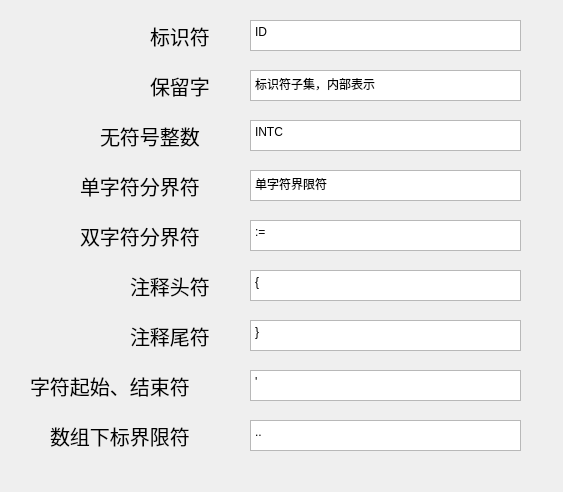
<?xml version="1.0" encoding="UTF-8"?>
<ui version="4.0">
 <class>dancifenlei</class>
 <widget class="QWidget" name="dancifenlei">
  <property name="geometry">
   <rect>
    <x>0</x>
    <y>0</y>
    <width>563</width>
    <height>492</height>
   </rect>
  </property>
  <property name="windowTitle">
   <string>Form</string>
  </property>
  <property name="windowIcon">
   <iconset>
    <normaloff>../picture/mylogo2.ico</normaloff>../picture/mylogo2.ico</iconset>
  </property>
  <widget class="QTextBrowser" name="textBrowser">
   <property name="geometry">
    <rect>
     <x>250</x>
     <y>20</y>
     <width>271</width>
     <height>31</height>
    </rect>
   </property>
   <property name="html">
    <string>&lt;!DOCTYPE HTML PUBLIC &quot;-//W3C//DTD HTML 4.0//EN&quot; &quot;http://www.w3.org/TR/REC-html40/strict.dtd&quot;&gt;
&lt;html&gt;&lt;head&gt;&lt;meta name=&quot;qrichtext&quot; content=&quot;1&quot; /&gt;&lt;style type=&quot;text/css&quot;&gt;
p, li { white-space: pre-wrap; }
&lt;/style&gt;&lt;/head&gt;&lt;body style=&quot; font-family:'SimSun'; font-size:9pt; font-weight:400; font-style:normal;&quot;&gt;
&lt;p style=&quot; margin-top:0px; margin-bottom:0px; margin-left:0px; margin-right:0px; -qt-block-indent:0; text-indent:0px;&quot;&gt;ID&lt;/p&gt;&lt;/body&gt;&lt;/html&gt;</string>
   </property>
  </widget>
  <widget class="QLabel" name="label">
   <property name="geometry">
    <rect>
     <x>150</x>
     <y>20</y>
     <width>81</width>
     <height>31</height>
    </rect>
   </property>
   <property name="font">
    <font>
     <pointsize>15</pointsize>
    </font>
   </property>
   <property name="text">
    <string>标识符</string>
   </property>
  </widget>
  <widget class="QLabel" name="label_2">
   <property name="geometry">
    <rect>
     <x>150</x>
     <y>70</y>
     <width>81</width>
     <height>31</height>
    </rect>
   </property>
   <property name="font">
    <font>
     <pointsize>15</pointsize>
    </font>
   </property>
   <property name="text">
    <string>保留字</string>
   </property>
  </widget>
  <widget class="QTextBrowser" name="textBrowser_2">
   <property name="geometry">
    <rect>
     <x>250</x>
     <y>70</y>
     <width>271</width>
     <height>31</height>
    </rect>
   </property>
   <property name="html">
    <string>&lt;!DOCTYPE HTML PUBLIC &quot;-//W3C//DTD HTML 4.0//EN&quot; &quot;http://www.w3.org/TR/REC-html40/strict.dtd&quot;&gt;
&lt;html&gt;&lt;head&gt;&lt;meta name=&quot;qrichtext&quot; content=&quot;1&quot; /&gt;&lt;style type=&quot;text/css&quot;&gt;
p, li { white-space: pre-wrap; }
&lt;/style&gt;&lt;/head&gt;&lt;body style=&quot; font-family:'SimSun'; font-size:9pt; font-weight:400; font-style:normal;&quot;&gt;
&lt;p style=&quot; margin-top:0px; margin-bottom:0px; margin-left:0px; margin-right:0px; -qt-block-indent:0; text-indent:0px;&quot;&gt;标识符子集，内部表示&lt;/p&gt;&lt;/body&gt;&lt;/html&gt;</string>
   </property>
  </widget>
  <widget class="QLabel" name="label_3">
   <property name="geometry">
    <rect>
     <x>100</x>
     <y>120</y>
     <width>131</width>
     <height>31</height>
    </rect>
   </property>
   <property name="font">
    <font>
     <pointsize>15</pointsize>
    </font>
   </property>
   <property name="text">
    <string>无符号整数</string>
   </property>
  </widget>
  <widget class="QTextBrowser" name="textBrowser_3">
   <property name="geometry">
    <rect>
     <x>250</x>
     <y>120</y>
     <width>271</width>
     <height>31</height>
    </rect>
   </property>
   <property name="html">
    <string>&lt;!DOCTYPE HTML PUBLIC &quot;-//W3C//DTD HTML 4.0//EN&quot; &quot;http://www.w3.org/TR/REC-html40/strict.dtd&quot;&gt;
&lt;html&gt;&lt;head&gt;&lt;meta name=&quot;qrichtext&quot; content=&quot;1&quot; /&gt;&lt;style type=&quot;text/css&quot;&gt;
p, li { white-space: pre-wrap; }
&lt;/style&gt;&lt;/head&gt;&lt;body style=&quot; font-family:'SimSun'; font-size:9pt; font-weight:400; font-style:normal;&quot;&gt;
&lt;p style=&quot; margin-top:0px; margin-bottom:0px; margin-left:0px; margin-right:0px; -qt-block-indent:0; text-indent:0px;&quot;&gt;INTC&lt;/p&gt;&lt;/body&gt;&lt;/html&gt;</string>
   </property>
  </widget>
  <widget class="QLabel" name="label_4">
   <property name="geometry">
    <rect>
     <x>130</x>
     <y>270</y>
     <width>101</width>
     <height>31</height>
    </rect>
   </property>
   <property name="font">
    <font>
     <pointsize>15</pointsize>
    </font>
   </property>
   <property name="text">
    <string>注释头符</string>
   </property>
  </widget>
  <widget class="QTextBrowser" name="textBrowser_4">
   <property name="geometry">
    <rect>
     <x>250</x>
     <y>220</y>
     <width>271</width>
     <height>31</height>
    </rect>
   </property>
   <property name="html">
    <string>&lt;!DOCTYPE HTML PUBLIC &quot;-//W3C//DTD HTML 4.0//EN&quot; &quot;http://www.w3.org/TR/REC-html40/strict.dtd&quot;&gt;
&lt;html&gt;&lt;head&gt;&lt;meta name=&quot;qrichtext&quot; content=&quot;1&quot; /&gt;&lt;style type=&quot;text/css&quot;&gt;
p, li { white-space: pre-wrap; }
&lt;/style&gt;&lt;/head&gt;&lt;body style=&quot; font-family:'SimSun'; font-size:9pt; font-weight:400; font-style:normal;&quot;&gt;
&lt;p style=&quot; margin-top:0px; margin-bottom:0px; margin-left:0px; margin-right:0px; -qt-block-indent:0; text-indent:0px;&quot;&gt;:=&lt;/p&gt;&lt;/body&gt;&lt;/html&gt;</string>
   </property>
  </widget>
  <widget class="QLabel" name="label_5">
   <property name="geometry">
    <rect>
     <x>80</x>
     <y>170</y>
     <width>151</width>
     <height>31</height>
    </rect>
   </property>
   <property name="font">
    <font>
     <pointsize>15</pointsize>
    </font>
   </property>
   <property name="text">
    <string>单字符分界符</string>
   </property>
  </widget>
  <widget class="QTextBrowser" name="textBrowser_5">
   <property name="geometry">
    <rect>
     <x>250</x>
     <y>270</y>
     <width>271</width>
     <height>31</height>
    </rect>
   </property>
   <property name="html">
    <string>&lt;!DOCTYPE HTML PUBLIC &quot;-//W3C//DTD HTML 4.0//EN&quot; &quot;http://www.w3.org/TR/REC-html40/strict.dtd&quot;&gt;
&lt;html&gt;&lt;head&gt;&lt;meta name=&quot;qrichtext&quot; content=&quot;1&quot; /&gt;&lt;style type=&quot;text/css&quot;&gt;
p, li { white-space: pre-wrap; }
&lt;/style&gt;&lt;/head&gt;&lt;body style=&quot; font-family:'SimSun'; font-size:9pt; font-weight:400; font-style:normal;&quot;&gt;
&lt;p style=&quot; margin-top:0px; margin-bottom:0px; margin-left:0px; margin-right:0px; -qt-block-indent:0; text-indent:0px;&quot;&gt;{&lt;/p&gt;&lt;/body&gt;&lt;/html&gt;</string>
   </property>
  </widget>
  <widget class="QTextBrowser" name="textBrowser_6">
   <property name="geometry">
    <rect>
     <x>250</x>
     <y>170</y>
     <width>271</width>
     <height>31</height>
    </rect>
   </property>
   <property name="html">
    <string>&lt;!DOCTYPE HTML PUBLIC &quot;-//W3C//DTD HTML 4.0//EN&quot; &quot;http://www.w3.org/TR/REC-html40/strict.dtd&quot;&gt;
&lt;html&gt;&lt;head&gt;&lt;meta name=&quot;qrichtext&quot; content=&quot;1&quot; /&gt;&lt;style type=&quot;text/css&quot;&gt;
p, li { white-space: pre-wrap; }
&lt;/style&gt;&lt;/head&gt;&lt;body style=&quot; font-family:'SimSun'; font-size:9pt; font-weight:400; font-style:normal;&quot;&gt;
&lt;p style=&quot; margin-top:0px; margin-bottom:0px; margin-left:0px; margin-right:0px; -qt-block-indent:0; text-indent:0px;&quot;&gt;单字符界限符&lt;/p&gt;&lt;/body&gt;&lt;/html&gt;</string>
   </property>
  </widget>
  <widget class="QLabel" name="label_6">
   <property name="geometry">
    <rect>
     <x>80</x>
     <y>220</y>
     <width>151</width>
     <height>31</height>
    </rect>
   </property>
   <property name="font">
    <font>
     <pointsize>15</pointsize>
    </font>
   </property>
   <property name="text">
    <string>双字符分界符</string>
   </property>
  </widget>
  <widget class="QLabel" name="label_7">
   <property name="geometry">
    <rect>
     <x>50</x>
     <y>420</y>
     <width>181</width>
     <height>31</height>
    </rect>
   </property>
   <property name="font">
    <font>
     <pointsize>15</pointsize>
    </font>
   </property>
   <property name="text">
    <string>数组下标界限符</string>
   </property>
  </widget>
  <widget class="QTextBrowser" name="textBrowser_7">
   <property name="geometry">
    <rect>
     <x>250</x>
     <y>370</y>
     <width>271</width>
     <height>31</height>
    </rect>
   </property>
   <property name="html">
    <string>&lt;!DOCTYPE HTML PUBLIC &quot;-//W3C//DTD HTML 4.0//EN&quot; &quot;http://www.w3.org/TR/REC-html40/strict.dtd&quot;&gt;
&lt;html&gt;&lt;head&gt;&lt;meta name=&quot;qrichtext&quot; content=&quot;1&quot; /&gt;&lt;style type=&quot;text/css&quot;&gt;
p, li { white-space: pre-wrap; }
&lt;/style&gt;&lt;/head&gt;&lt;body style=&quot; font-family:'SimSun'; font-size:9pt; font-weight:400; font-style:normal;&quot;&gt;
&lt;p style=&quot; margin-top:0px; margin-bottom:0px; margin-left:0px; margin-right:0px; -qt-block-indent:0; text-indent:0px;&quot;&gt;'&lt;/p&gt;&lt;/body&gt;&lt;/html&gt;</string>
   </property>
  </widget>
  <widget class="QLabel" name="label_8">
   <property name="geometry">
    <rect>
     <x>130</x>
     <y>320</y>
     <width>101</width>
     <height>31</height>
    </rect>
   </property>
   <property name="font">
    <font>
     <pointsize>15</pointsize>
    </font>
   </property>
   <property name="text">
    <string>注释尾符</string>
   </property>
  </widget>
  <widget class="QTextBrowser" name="textBrowser_8">
   <property name="geometry">
    <rect>
     <x>250</x>
     <y>420</y>
     <width>271</width>
     <height>31</height>
    </rect>
   </property>
   <property name="html">
    <string>&lt;!DOCTYPE HTML PUBLIC &quot;-//W3C//DTD HTML 4.0//EN&quot; &quot;http://www.w3.org/TR/REC-html40/strict.dtd&quot;&gt;
&lt;html&gt;&lt;head&gt;&lt;meta name=&quot;qrichtext&quot; content=&quot;1&quot; /&gt;&lt;style type=&quot;text/css&quot;&gt;
p, li { white-space: pre-wrap; }
&lt;/style&gt;&lt;/head&gt;&lt;body style=&quot; font-family:'SimSun'; font-size:9pt; font-weight:400; font-style:normal;&quot;&gt;
&lt;p style=&quot; margin-top:0px; margin-bottom:0px; margin-left:0px; margin-right:0px; -qt-block-indent:0; text-indent:0px;&quot;&gt;..&lt;/p&gt;&lt;/body&gt;&lt;/html&gt;</string>
   </property>
  </widget>
  <widget class="QTextBrowser" name="textBrowser_9">
   <property name="geometry">
    <rect>
     <x>250</x>
     <y>320</y>
     <width>271</width>
     <height>31</height>
    </rect>
   </property>
   <property name="html">
    <string>&lt;!DOCTYPE HTML PUBLIC &quot;-//W3C//DTD HTML 4.0//EN&quot; &quot;http://www.w3.org/TR/REC-html40/strict.dtd&quot;&gt;
&lt;html&gt;&lt;head&gt;&lt;meta name=&quot;qrichtext&quot; content=&quot;1&quot; /&gt;&lt;style type=&quot;text/css&quot;&gt;
p, li { white-space: pre-wrap; }
&lt;/style&gt;&lt;/head&gt;&lt;body style=&quot; font-family:'SimSun'; font-size:9pt; font-weight:400; font-style:normal;&quot;&gt;
&lt;p style=&quot; margin-top:0px; margin-bottom:0px; margin-left:0px; margin-right:0px; -qt-block-indent:0; text-indent:0px;&quot;&gt;}&lt;/p&gt;&lt;/body&gt;&lt;/html&gt;</string>
   </property>
  </widget>
  <widget class="QLabel" name="label_9">
   <property name="geometry">
    <rect>
     <x>30</x>
     <y>370</y>
     <width>201</width>
     <height>31</height>
    </rect>
   </property>
   <property name="font">
    <font>
     <pointsize>15</pointsize>
    </font>
   </property>
   <property name="text">
    <string>字符起始、结束符</string>
   </property>
  </widget>
 </widget>
 <resources/>
 <connections/>
</ui>
